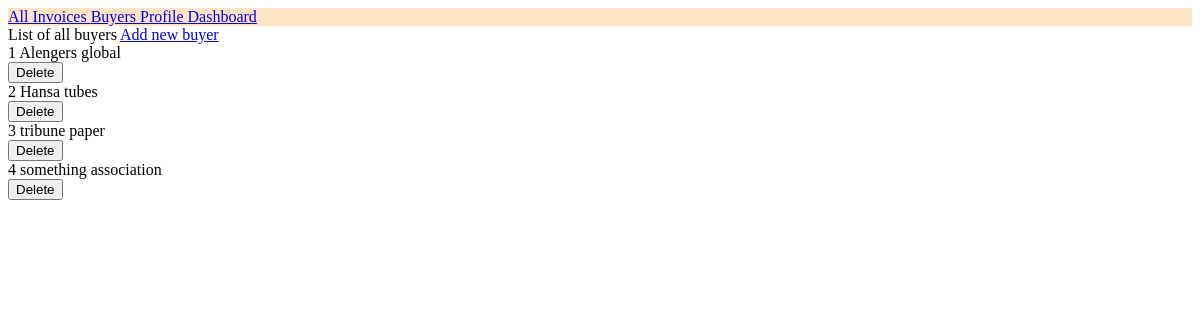
Page /buyers/ on the earlier database version.
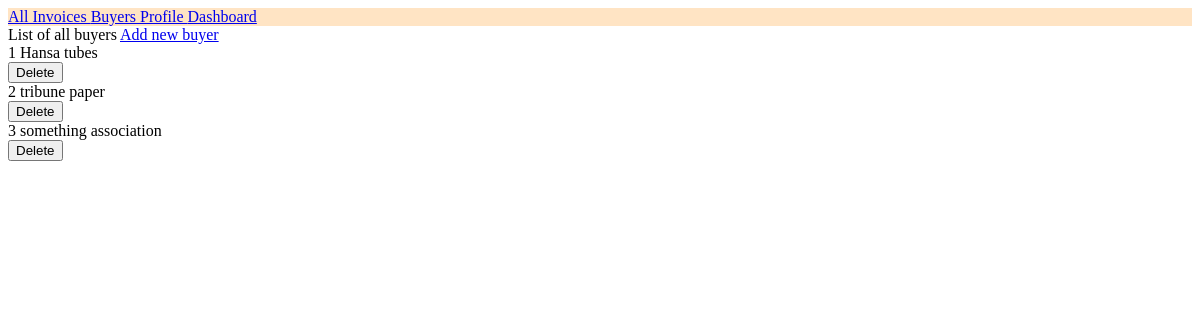
Same page on the later database version.
### buyer/models.py (models this page shows, shortened)
class buyer(models.Model):
    buyerId = models.AutoField(primary_key=True)
    name = models.CharField(max_length=64)
    adr1 = models.CharField(max_length=128)
    adr2 = models.CharField(max_length=128, null=True)
    state = models.CharField(max_length=32)
    pin = models.CharField(max_length=10)
    gstin = models.CharField(max_length=15)

### buyer/views.py (the view)
# urls.py: path('',views.buyers, name='buyers'),
def buyers(request):
    context = {
        'buyers':buyer.objects.all()
    }
    return render(request, 'buyers.html', context)

### templates/buyers.html (shortened to what this page needs)
{% extends 'base.html' %} {% block title %} Buyers List {% endblock %}
{% block body %} List of all buyers
<a href="/buyers/add"> Add new buyer </a>
<div>
  {% if buyers %} {% for buyer in buyers %}
  <div>
      {{forloop.counter}}
      {{buyer.name}}
      <form method="post" action="remove/{{buyer.buyerId}}">
        <button type  ="submit">Delete</button>
      </form>
  </div>
  {% endfor %}
  {% else %}
   No buyers
   {% endif %}
</div>
{% endblock %}

Differences in the rows shown:
removed buyer: name "Alengers global"
